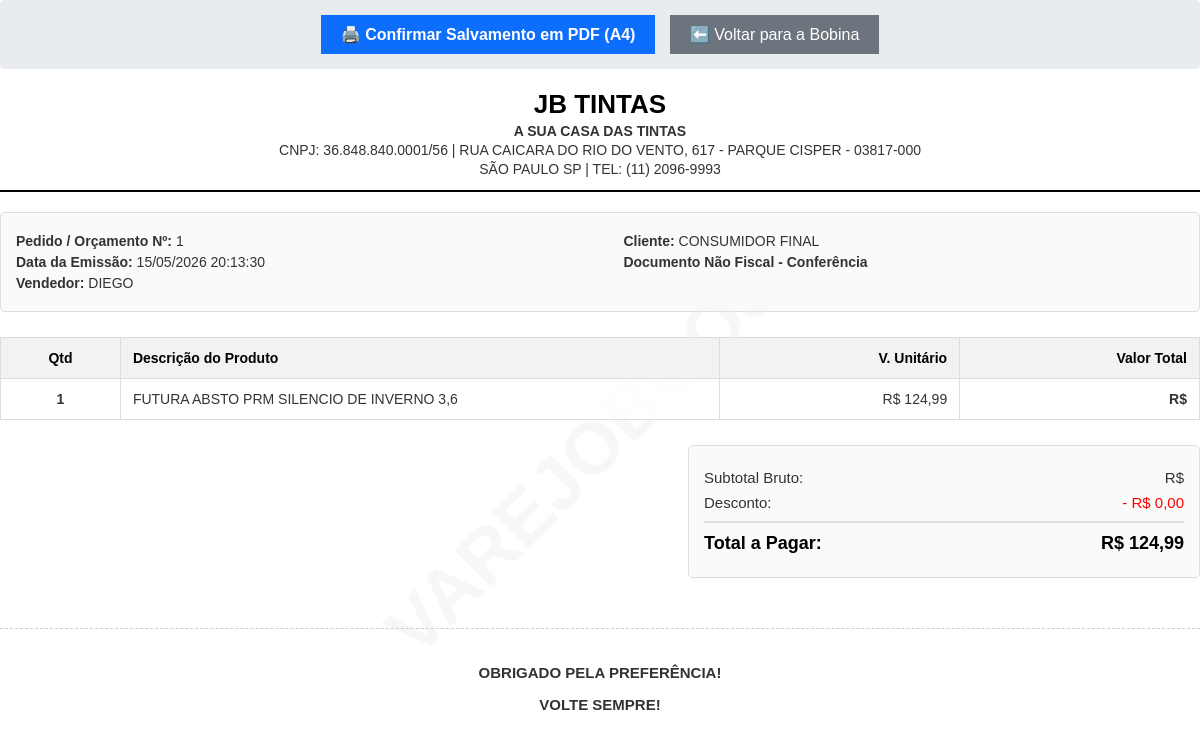
Page /cupom_a4/1/ on the earlier database version.
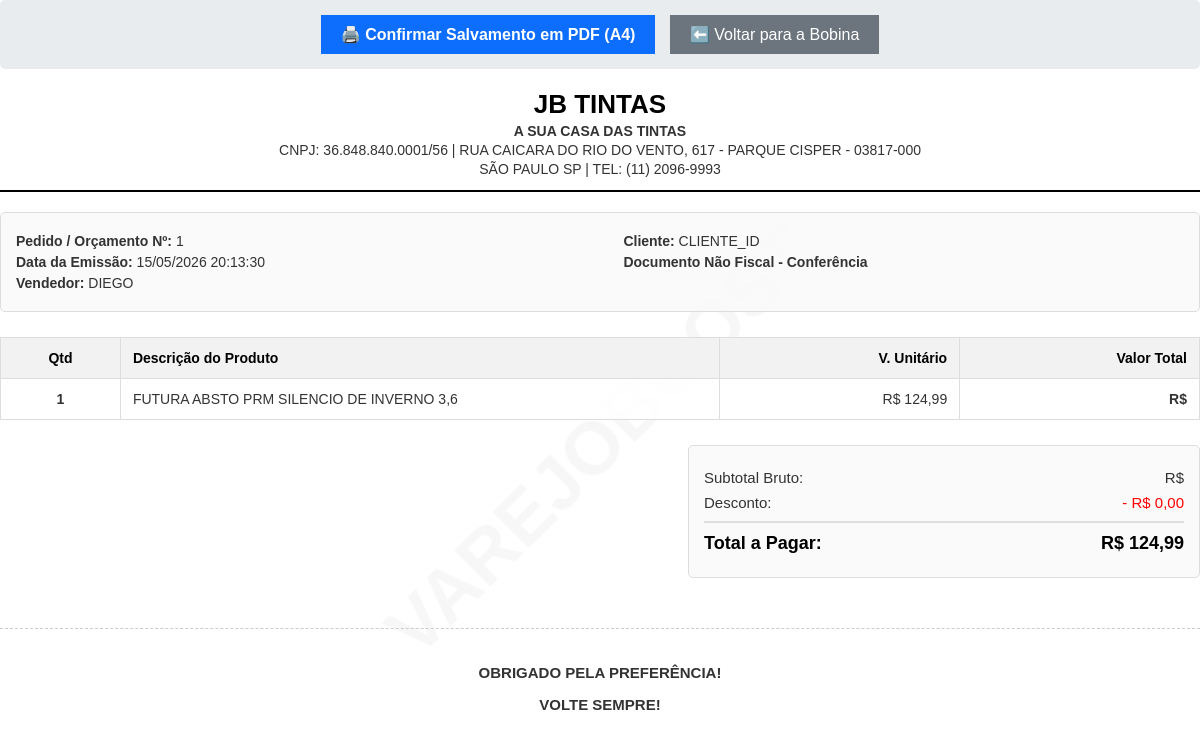
Same page on the later database version.
### inventario/models.py (models this page shows)
class Vendas(models.Model):
    data_venda = models.DateTimeField(default=timezone.now)
    valor_total = models.DecimalField(max_digits=10, decimal_places=2, default=0.00)
    valor_desconto = models.DecimalField(max_digits=10, decimal_places=2, default=0.00)
    status = models.CharField(max_length=20, default='VENDA')
    troco = models.DecimalField(max_digits=10, decimal_places=2, default=0.00)
    pagamentos_texto = models.TextField(blank=True, null=True)
    cliente = models.CharField(max_length=255, blank=True, null=True)
    indicante = models.CharField(max_length=255, blank=True, null=True)
    vendedor = models.CharField(max_length=100, blank=True, null=True)
    cupom_texto = models.TextField(blank=True, null=True)
    status_fiscal = models.CharField(max_length=50, default='SEM_NOTA')
    chave_acesso = models.CharField(max_length=50, blank=True, null=True)
    numero_nota = models.CharField(max_length=20, blank=True, null=True)
    motivo_erro = models.TextField(blank=True, null=True)
    arquivo_pdf = models.FileField(upload_to='notas_fiscais/pdfs/', blank=True, null=True)
    arquivo_xml = models.FileField(upload_to='notas_fiscais/xmls/', blank=True, null=True)
    class Meta: db_table = 'inventario_vendas'

### inventario/views/relatorios.py (the view)
# urls.py: path('cupom_a4/<int:id>/', relatorios.imprimir_cupom_a4, name='atalho_cupom_a4'),
def imprimir_cupom_a4(request, id=None):
    if not id or not str(id).isdigit():
        messages.error(request, "ID de venda inválido.")
        return redirect('tela_relatorios')
    venda = get_object_or_404(Vendas, id=id)
    itens = json.loads(venda.cupom_texto) if venda.cupom_texto else []
    return render(request, 'inventario/cupom_a4.html', {'venda': venda, 'itens': itens})

### inventario/templates/inventario/cupom_a4.html (shortened to what this page needs)
<!DOCTYPE html>
<html lang="pt-br">
<head>
</head>
<body onload="window.print()">
    <div class="watermark">VAREJOBOOST</div>
    <div class="no-print" style="text-align: center; margin-bottom: 20px; padding: 15px; background: #e9ecef; border-radius: 5px;">
        <button onclick="window.print()" style="padding: 10px 20px; background: #0d6efd; color: white; border: none; font-weight: bold; cursor: pointer; font-size: 16px;">🖨️ Confirmar Salvamento em PDF (A4)</button>
        <button onclick="window.location.href='/cupom/{{ venda.id }}/'" style="padding: 10px 20px; background: #6c757d; color: white; border: none; cursor: pointer; margin-left: 10px; font-size: 16px;">⬅️ Voltar para a Bobina</button>
    </div>
    <div class="header">
        <h1>JB TINTAS</h1>
        <p><strong>A SUA CASA DAS TINTAS</strong></p>
        <p>CNPJ: 36.848.840.0001/56 | RUA CAICARA DO RIO DO VENTO, 617 - PARQUE CISPER - 03817-000</p>
        <p>SÃO PAULO SP | TEL: (11) 2096-9993</p>
    </div>
    <div class="info-section">
        <div class="info-box">
            <p><strong>Pedido / Orçamento Nº:</strong> {{ venda.id }}</p>
            <p><strong>Data da Emissão:</strong> {{ venda.data_venda|date:"d/m/Y H:i:s" }}</p>
            <p><strong>Vendedor:</strong> {{ venda.vendedor|upper }}</p>
        </div>
        <div class="info-box">
            <p><strong>Cliente:</strong> {{ venda.cliente|default:"CONSUMIDOR FINAL"|upper }}</p>
            <p><strong>Documento Não Fiscal - Conferência</strong></p>
        </div>
    </div>
    <table>
        <thead>
            <tr>
                <th style="width: 10%; text-align: center;">Qtd</th>
                <th style="width: 50%;">Descrição do Produto</th>
                <th class="text-right" style="width: 20%;">V. Unitário</th>
                <th class="text-right" style="width: 20%;">Valor Total</th>
            </tr>
        </thead>
        <tbody>
            {% for item in itens %}
            <tr>
                <td class="text-center"><strong>{{ item.qtd }}</strong></td>
                <td>{{ item.nome|upper }}</td>
                <td class="text-right">R$ {{ item.preco|floatformat:2 }}</td>
                <td class="text-right"><strong>R$ {{ item.total_linha|floatformat:2 }}</strong></td>
            </tr>
            {% endfor %}
        </tbody>
    </table>
    <div class="totals-container">
        <div class="totals">
            <p><span>Subtotal Bruto:</span> <span>R$ {{ subtotal_bruto|floatformat:2 }}</span></p>
            <p><span>Desconto:</span> <span style="color: red;">- R$ {{ venda.valor_desconto|floatformat:2 }}</span></p>
            <p class="final"><span>Total a Pagar:</span> <span>R$ {{ venda.valor_total|floatformat:2 }}</span></p>
        </div>
    </div>
    <div class="footer">
        <p>OBRIGADO PELA PREFERÊNCIA!</p>
        <p>VOLTE SEMPRE!</p>
    </div>
</body>
</html>

Differences in the rows shown:
changed Vendas "DIEGO": cliente "CONSUMIDOR FINAL" → "CLIENTE_ID"
